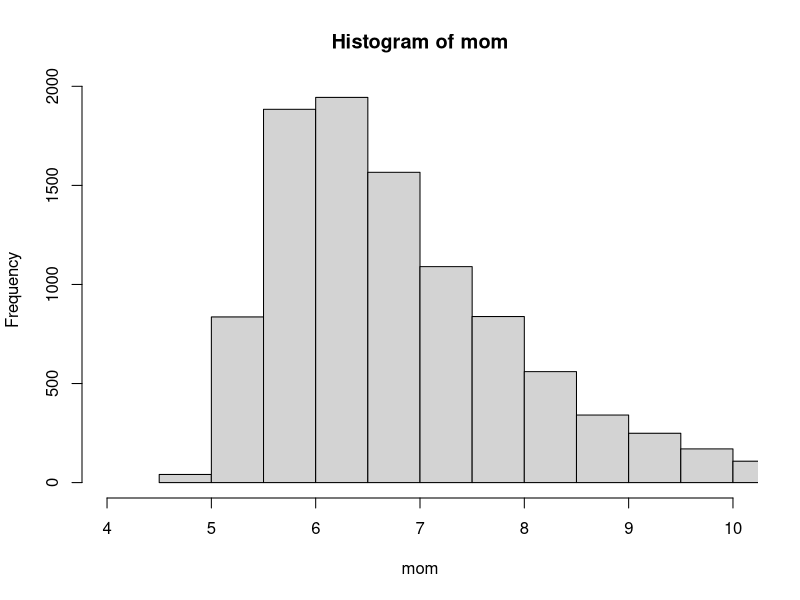
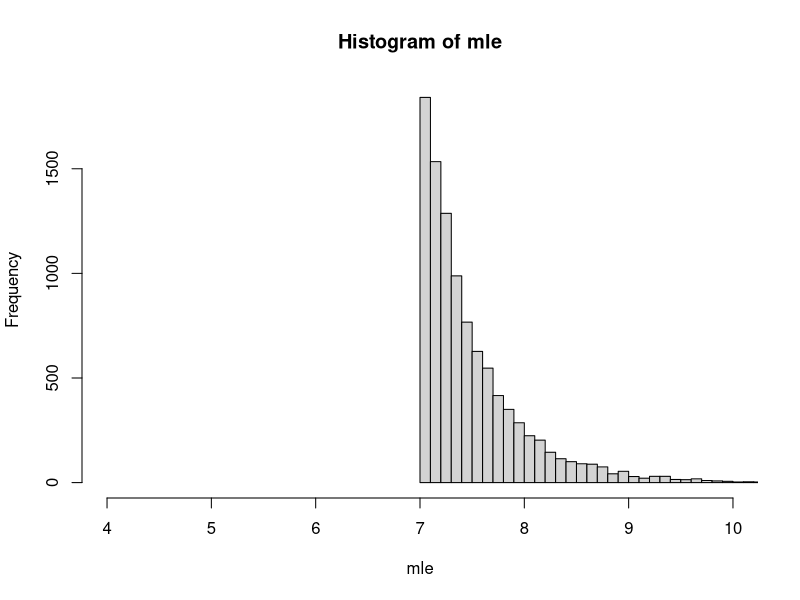

Write the R code that produced these figures, in order.
## ---- chunk 1
#Leave this as-is.
knitr::opts_chunk$set(echo = TRUE,collapse=TRUE)
if( as.numeric( paste( unlist( strsplit( paste(R.Version()$major,R.Version()$minor,sep="."),split="\\.") ),collapse="") ) <= 400 ) { 
  stop("You must have R version 4.1.1 or later to knit this document")}
RNGversion("4.1.1")
## ---- chunk 2
lifetimes <- c(1.01, 1.62, 1.80, 1.84, 2.35, 2.89, 2.89, 3.66)
## ---- chunk 3
#The following line of code will generate a random sample from the Pareto with m=7
x <- 7/(1-runif(5))^(1/3)

#Define mle and mom to be empty vectors
mle <- c()
mom <- c()

#Run Monte Carlo simulation.  Each trial generate a random sample then store into
#the mle and mom vectors the values of the MLE and MOM estimators

mle<-min(x)
mom<-2*mean(x)/3

mle <- c()
mom <- c()
for (trial in 1:10000){
  x <- 7/(1-runif(5))^(1/3)
  mle[trial]<-min(x)
  mom[trial]<-2*mean(x)/3
  
}

mean(mom)-7
mean(mle)-7

hist(mom,breaks=100,xlim=c(4,10))
hist(mle,breaks=100,xlim=c(4,10))

#Report the bias of each estimator (average value of the estimator minus the "true" value)
sd(mom)
sd(mle)

var(mom)
var(mle)

#Report the variance of each estimator  (the `var()` of values of the estimators)

sqrt((mean(mom)-7)^2 +var(mom))

sqrt((mean(mle)-7)^2 +var(mle))

#Report the RMSE of each estimator  (square root of bias^2 + variance)
